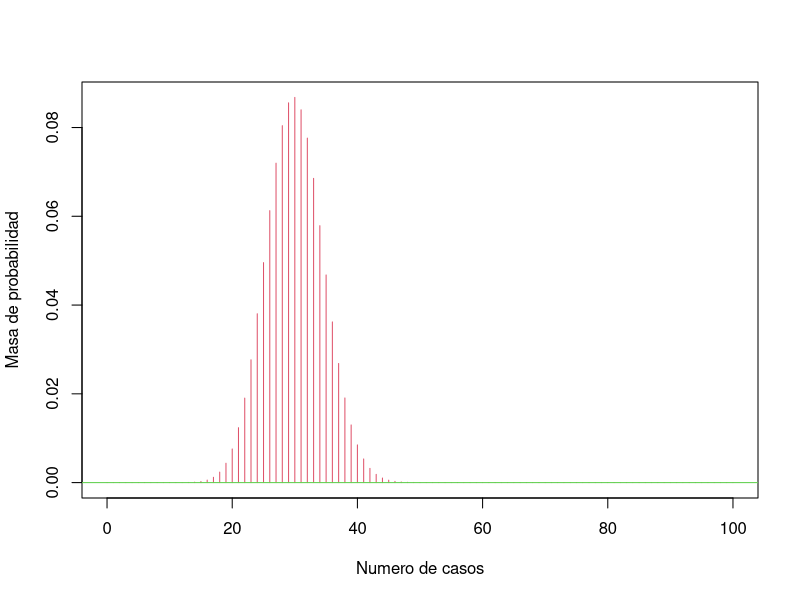
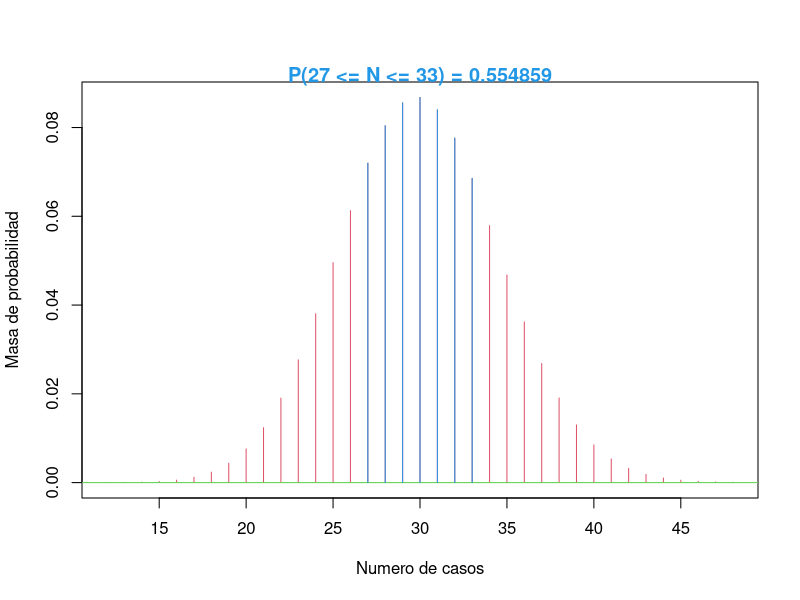
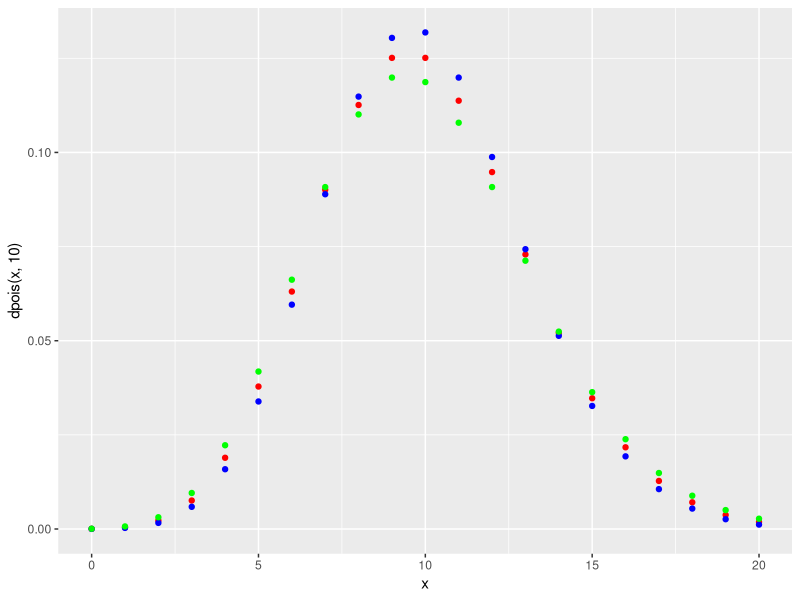
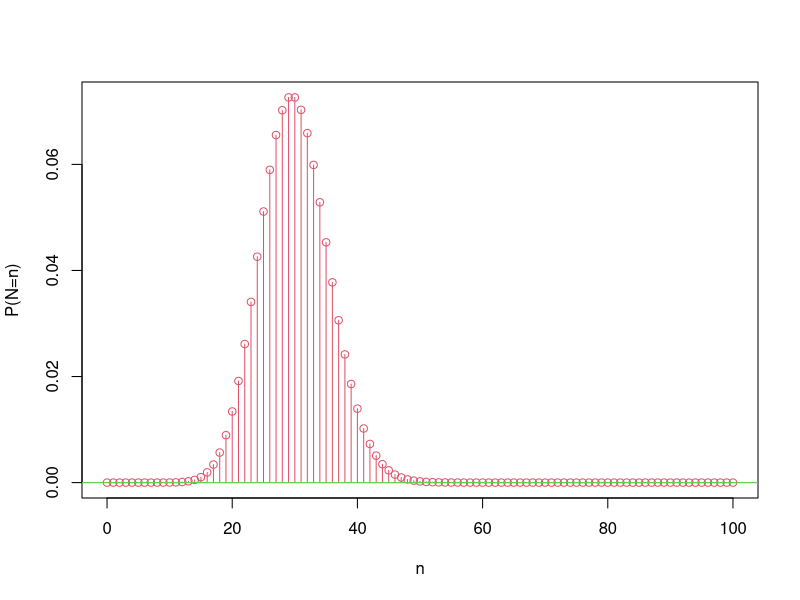

Write R code to recreate these figures, in order.
Binomial.Plot <-function(n, p, low=0, high=n,scale = F, a=NA,b=NA,calcProb=!all(is.na(c(a,b))),quantile=NA,calcQuant=!is.na(quantile)){
  # Binomial
  sd = sqrt(n * p * (1 - p))
  if(scale && (n > 10)) {
    low = max(0, round(n * p - 4 * sd))
    high = min(n, round(n * p + 4 * sd))
  }
  values = low:high
  probs = dbinom(values, n, p)
  plot(c(low,high), c(0,max(probs)), type = "n", 
       xlab = "Numero de casos",
       ylab = "Masa de probabilidad",
       main = "")
  lines(values, probs, type = "h", col = 2)
  abline(h=0,col=3)
  if(calcProb) {
    if(is.na(a))
      a = 0
    if(is.na(b))
      b = n
    if(a > b) {
      d = a
      a = b
      b = d
    }
    a = round(a)
    b = round(b)
    prob = pbinom(b,n,p) - pbinom(a-1,n,p)
    title(paste("P(",a," <= N <= ",b,") = ",round(prob,6),sep=""),line=0,col.main=4)
    u = seq(max(c(a,low)),min(c(b,high)),by=1)
    v = dbinom(u,n,p)
    lines(u,v,type="h",col=4)
  }
  else if(calcQuant==T) {
    if(quantile < 0 || quantile > 1)
      stop("El cuantil debe estar entre 0 y 1")
    x = qbinom(quantile,n,p)
    title(paste(" ",quantile," quantile = ",x,sep=""),line=0,col.main=4)
    u = 0:x
    v = dbinom(u,n,p)
    lines(u,v,type="h",col=4)
  }
  return(invisible())
}

Binomial.Plot(100,.3)

Binomial.Plot(100,0.3,a=27,b=33,scale=T)


# -------------------

Poisson.Plot <- function(mu, a=NA,b=NA,calcProb=(!is.na(a) | !is.na(b)),quantile=NA,calcQuant=!is.na(quantile)){
  # Poisson
  sd = sqrt(mu)
  low = max(0, round(mu - 3 * sd))
  high = round(mu + 5 * sd)
  values = low:high
  probs = dpois(values, mu)
  plot(c(low,high), c(0,max(probs)), type = "n", 
       xlab = "Numero de casos",
       ylab = "Masas de probabilidad",
       main = "")
  lines(values, probs, type = "h", col = 2)
  abline(h=0,col=3)
  if(calcProb) {
    if(is.na(a)){ a = 0 }
    if(is.na(b)){
      a = round(a)
      prob = 1-ppois(a-1,mu)
      title(paste("P(",a," <= Y ) = ",round(prob,6),sep=""),line=0,col.main=4)
      u = seq(max(c(a,low)),high,by=1)
    }
    else {
      if(a > b) {d = a; a = b; b = d;}
      a = round(a); b = round(b)
      prob = ppois(b,mu) - ppois(a-1,mu)
      title(paste("P(",a," <= N <= ",b,") = ",round(prob,6),sep=""),line=0,col.main=4)
      u = seq(max(c(a,low)),min(c(b,high)),by=1)
    }
    v = dpois(u,mu)
    lines(u,v,type="h",col=4)
  }
  else if(calcQuant==T) {
    if(quantile < 0 || quantile > 1)
      stop("El cuantil debe estar entre 0 y 1")
    x = qpois(quantile,mu)
    title(paste("",quantile," quantile = ",x,sep=""),line=0,col.main=4)
    u = 0:x
    v = dpois(u,mu)
    lines(u,v,type="h",col=4)
  }
  return(invisible())
}

# --------------


ab0class <- function(alpha, beta, pO, K){
  ab0dist <- array(NA, dim=c(K+1,3))
  ab0dist[,1] <- seq(0:K)-1
  ab0dist[1,2] <- p0
  k <- 1
  for(k in 1:K){
    ab0dist[(k+1),2] <- as.numeric(ab0dist[k,2] %*% (alpha + beta/k)) 
  }
  ab0dist[,3] <- cumsum(ab0dist[,2])
  return(ab0dist)
}

if(!require("ggplot2")){install.packages("ggplot2")}
suppressMessages(library("ggplot2"))
ggplot(data.frame(x=c(0:20)), aes(x)) +
  geom_point(aes(y=dpois(x, 10)), colour="red", 
             ylab = "masa de probabildad", xlab="N") +
  geom_point(aes(y=dbinom(x, 100, 0.1)), colour="blue") +
  geom_point(aes(y=dnbinom(x, 90, 0.9)), colour="green")

K <- 100
alpha <- 0
beta <- 30
p0 <- exp(-beta)
ab0dist <- ab0class(alpha, beta, pO, K)

plot(ab0dist[,1],ab0dist[,2],type="h", ylab="P(N=n)", col=2, xlab="n", main="");abline(h=0:1,col=3)
points(ab0dist[,1],ab0dist[,2],col=2);abline(h=0,col=3)
